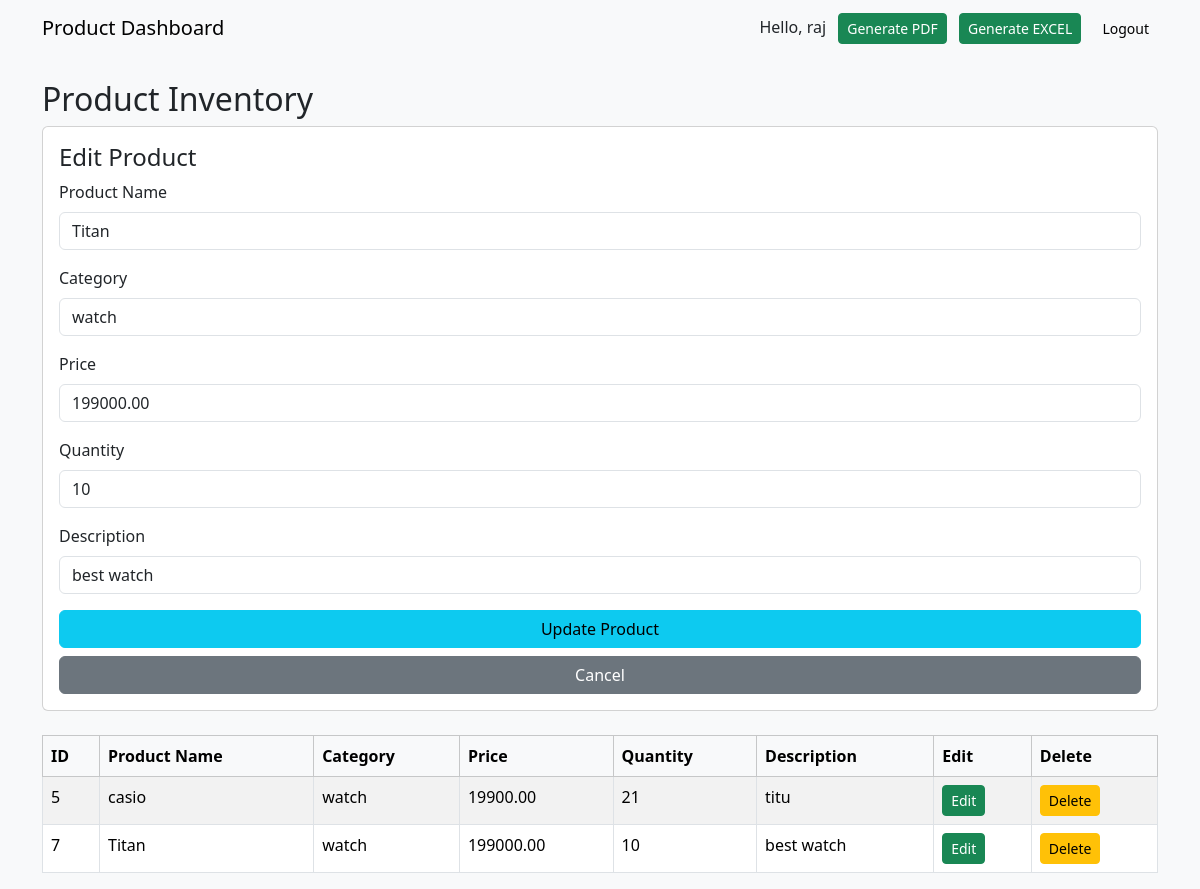
The page /homes.php?edit=7 (signed in) on the database its author committed.
### tables this page shows
CREATE TABLE `products` (
  `id` int(11) NOT NULL,
  `category` varchar(100) DEFAULT NULL,
  `product_name` varchar(100) DEFAULT NULL,
  `price` decimal(10,2) DEFAULT NULL,
  `quantity` int(11) DEFAULT NULL,
  `supplier_name` varchar(100) DEFAULT NULL
);

### homes.php (the view, shortened to what this page needs)
<?php
include 'db.php';
if (isset($_GET['edit'])) {
    $id = (int) $_GET['edit'];
    $edit_result = $conn->query("SELECT * FROM products WHERE id = $id");
    if ($edit_result->num_rows > 0) {
        $edit_row = $edit_result->fetch_assoc();
    }
}
$result = $conn->query("SELECT * FROM products");
?>
<!DOCTYPE html>
<html lang="en">
<head>
    <link href="https://cdn.jsdelivr.net/npm/bootstrap@5.3.3/dist/css/bootstrap.min.css" rel="stylesheet">
</head>
<body class="bg-light">
    <nav class="navbar navbar-light bg-light">
        <div class="container">
            <a class="navbar-brand" href="homes.php">Product Dashboard</a>
            <div>
                Hello, <?php echo $_SESSION['username']; ?>
                <a href="pdf.php" class="btn btn-success btn-sm ms-2">Generate PDF</a>
                <a href="Excel.php" class="btn btn-success btn-sm ms-2">Generate EXCEL</a>
                <a href="logout.php" class="btn btn-light btn-sm ms-2">Logout</a>
            </div>
        </div>
    </nav>
    <div class="container mt-4">
        <h2>Product Inventory</h2>
        <form method="POST" class="card card-body mb-4">
            <h4>
                <?php
                if (isset($edit_row)) {
                    echo "Edit Product";
                } else {
                    echo "Add Product";
                }
                ?>
            </h4>
            <label class="form-label">Product Name</label>
            <input type="text" name="product_name" class="form-control mb-3" value="<?php if (isset($edit_row)) echo $edit_row['product_name']; ?>" required>
            <label class="form-label">Category</label>
            <input type="text" name="category" class="form-control mb-3" value="<?php if (isset($edit_row)) echo $edit_row['category']; ?>" required>
            <label class="form-label">Price</label>
            <input type="number" name="price" class="form-control mb-3" step="0.01" value="<?php if (isset($edit_row)) echo $edit_row['price']; ?>" required>
            <label class="form-label">Quantity</label>
            <input type="number" name="quantity" class="form-control mb-3" value="<?php if (isset($edit_row)) echo $edit_row['quantity']; ?>" required>
            <label class="form-label">Description</label>
            <input type="text" name="supplier_name" class="form-control mb-3" value="<?php if (isset($edit_row)) echo $edit_row['supplier_name']; ?>" required>
            <?php if (isset($edit_row)) { ?>
                <button type="submit" name="update" class="btn btn-info">Update Product</button>
                <a href="homes.php" class="btn btn-secondary mt-2">Cancel</a>
            <?php } else { ?>
                <button type="submit" name="add" class="btn btn-info">Add Product</button>
            <?php } ?>
        </form>
        <div class="table-responsive">
            <table class="table table-bordered table-striped bg-white">
                <thead class="table-light">
                    <tr>
                        <th>ID</th>
                        <th>Product Name</th>
                        <th>Category</th>
                        <th>Price</th>
                        <th>Quantity</th>
                        <th>Description</th>
                        <th>Edit</th>
                        <th>Delete</th>
                    </tr>
                </thead>
                <tbody>
                    <?php while ($row = $result->fetch_assoc()) { ?>
                        <tr>
                            <td><?php echo $row['id']; ?></td>
                            <td><?php echo $row['product_name']; ?></td>
                            <td><?php echo $row['category']; ?></td>
                            <td><?php echo $row['price']; ?></td>
                            <td><?php echo $row['quantity']; ?></td>
                            <td><?php echo $row['supplier_name']; ?></td>
                            <td><a href="homes.php?edit=<?php echo $row['id']; ?>" class="btn btn-success btn-sm">Edit</a></td>
                            <td>
                                <form method="POST" onsubmit="return confirm('Are you sure you want to delete this record?');">
                                    <button type="submit" name="delete" class="btn btn-warning btn-sm">Delete</button>
                                </form>
                            </td>
                        </tr>
                    <?php } ?>
                </tbody>
            </table>
        </div>
    </div>
</body>
</html>

### rows shown on the page
products: product_name "Titan", category "watch", price "199000.00", quantity "10", supplier_name "best watch", id "7"
products: id "5", product_name "casio", category "watch", price "19900.00", quantity "21", supplier_name "titu"

### other values the page prints
$_SESSION['username'] "raj"
